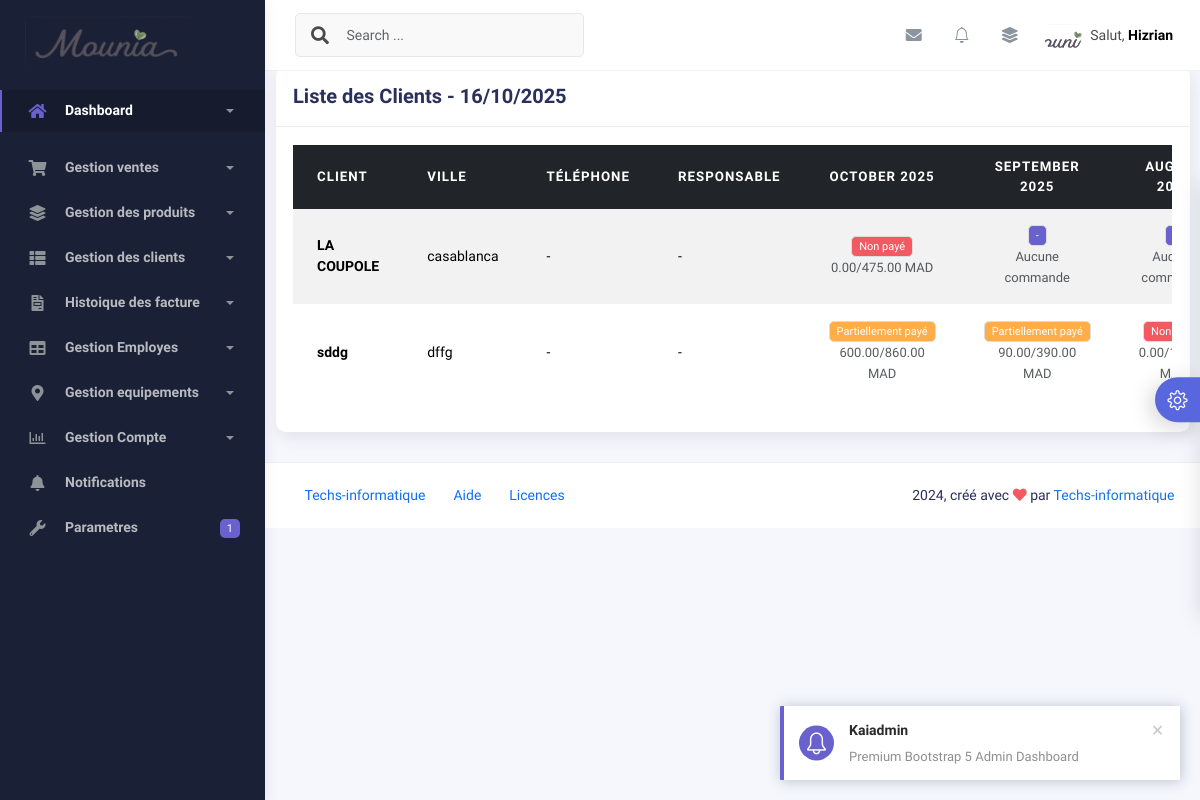
Page /factures/paiment/ on the earlier database version.
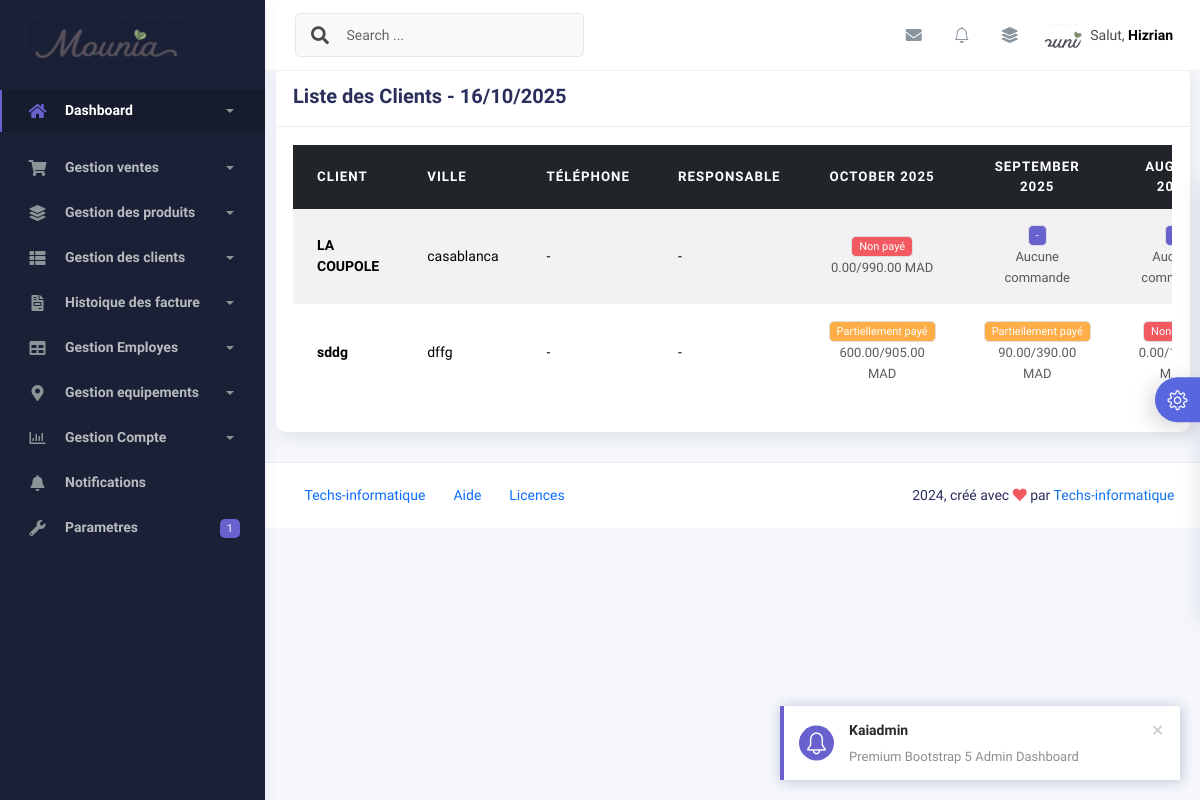
Same page on the later database version.
### application/models.py (models this page shows, shortened)
class Paiement(models.Model):
    STATUT_PAIEMENT_CHOICES = [
        ('paye', 'Payé'),
        ('partiel', 'Partiellement payé'),
        ('non_paye', 'Non payé'),
    ]
    client = models.ForeignKey(Client, on_delete=models.CASCADE, related_name="paiements")
    mois = models.CharField(max_length=7, verbose_name="Mois (YYYY-MM)")
    montant_du = models.DecimalField(max_digits=10, decimal_places=2, verbose_name="Montant dû")
    montant_paye = models.DecimalField(max_digits=10, decimal_places=2, default=0, verbose_name="Montant payé")
    statut = models.CharField(max_length=20, choices=STATUT_PAIEMENT_CHOICES, default='non_paye')
    date_creation = models.DateTimeField(auto_now_add=True)
    date_modification = models.DateTimeField(auto_now=True)
    class Meta:
        verbose_name = "Paiement"
        verbose_name_plural = "Paiements"
        unique_together = ['client', 'mois']
        ordering = ['-mois']
    def save(self, *args, **kwargs):
        if self.montant_paye >= self.montant_du:
            self.statut = 'paye'
        elif self.montant_paye > 0:
            self.statut = 'partiel'
        else:
            self.statut = 'non_paye'
        super().save(*args, **kwargs)

### application/views.py (the view)
# urls.py: path('factures/paiment/', views.liste_clientspai, name='liste_clientspai'),
def liste_clientspai(request):
    clients = Client.objects.all().order_by('nom')
    mois_courant = timezone.now()
    mois_liste = []
    for i in range(6):
        mois = mois_courant - timedelta(days=30*i)
        mois_liste.append({
            'annee': mois.year,
            'mois': mois.month,
            'nom': mois.strftime('%B %Y'),
            'mois_str': mois.strftime('%Y-%m')
        })
    for client in clients:
        for mois_info in mois_liste:
            client.get_statut_paiement_mois(mois_info['annee'], mois_info['mois'])
    clients_data = []
    for client in clients:
        client_info = {
            'id': client.id,
            'nom': client.nom,
            'ville': client.ville,
            'telephone': client.telephone,
            'responsable': client.responsable,
            'email': client.email,
            'paiements_mois': []
        }
        for mois_info in mois_liste:
            paiement = client.get_statut_paiement_mois(mois_info['annee'], mois_info['mois'])
            client_info['paiements_mois'].append({
                'mois': mois_info['mois_str'],
                'nom_mois': mois_info['nom'],
                'paiement': paiement
            })
        clients_data.append(client_info)
    return render(request, 'factures/liste_clients.html', {
        'clients': clients_data,
        'mois_liste': mois_liste,
        'title': 'Liste des Clients',
        'now': timezone.now()
    })

### application/context_processors.py (called while the page is built)
def parametres_mounia(request):
    return {
        'parametres': ParametresMounia.objects.first() or None
    }

### application/models.py (called while the page is built, shortened)
    def get_commandes_par_mois(self, annee, mois):
        return self.commandes.filter(
            date_commande__year=annee,
            date_commande__month=mois
        )

    def get_total_mois(self, annee, mois):
        commandes_mois = self.get_commandes_par_mois(annee, mois)
        total = Decimal('0.00')
        for commande in commandes_mois:
            total += commande.total_avec_remise
        return total

    @property
    def total_sans_livraison(self):
        try:
            return sum(Decimal(str(item.sous_total)) for item in self.items.all())
        except:
            return Decimal('0.00')

    @property
    def frais_livraison(self):
        try:
            return Decimal(str(self.client.prix_livraison))
        except:
            return Decimal('0.00')

    @property
    def montant_remise(self):
        remise = self.remise_appliquee
        if not remise:
            return Decimal('0.00')

### templates/factures/liste_clients.html (shortened to what this page needs)
{% extends 'base.html' %} {% block content %}
<div class="container-fluid">
  <h1 class="mb-4">{{ title }}</h1>
  <div class="card">
    <div class="card-header">
      <h5 class="card-title mb-0">
        Liste des Clients - {{ now|date:"d/m/Y" }}
      </h5>
    </div>
    <div class="card-body">
      <div class="table-responsive">
        <table class="table table-striped table-hover">
          <thead class="table-dark">
            <tr>
              <th>Client</th>
              <th>Ville</th>
              <th>Téléphone</th>
              <th>Responsable</th>
              {% for mois in mois_liste %}
              <th class="text-center">{{ mois.nom }}</th>
              {% endfor %}
            </tr>
          </thead>
          <tbody>
            {% for client in clients %}
            <tr>
              <td>
                <strong>{{ client.nom }}</strong>
              </td>
              <td>{{ client.ville }}</td>
              <td>{{ client.telephone|default:"-" }}</td>
              <td>{{ client.responsable|default:"-" }}</td>
              {% for paiement_info in client.paiements_mois %}
              <td class="text-center">
                {% if paiement_info.paiement %}
                <span
                  class="badge {% if paiement_info.paiement.statut == 'paye' %}bg-success {% elif paiement_info.paiement.statut == 'partiel' %}bg-warning {% else %}bg-danger{% endif %}"
                >
                  {{ paiement_info.paiement.get_statut_display }}
                </span>
                <br />
                <small class="text-muted">
                  {{ paiement_info.paiement.montant_paye }}/{{ paiement_info.paiement.montant_du }} MAD
                </small>
                {% else %}
                <span class="badge bg-secondary">-</span>
                <br />
                <small class="text-muted">Aucune commande</small>
                {% endif %}
              </td>
              {% endfor %}
            </tr>
            {% endfor %}
          </tbody>
        </table>
      </div>
    </div>
  </div>
</div>
{% endblock %}

Differences in the rows shown:
changed Paiement "Non payé": paiement.montant_du "475.00" → "990.00"
changed Paiement (number 2 of 4 on the later page): paiement.montant_du "860.00" → "905.00"
